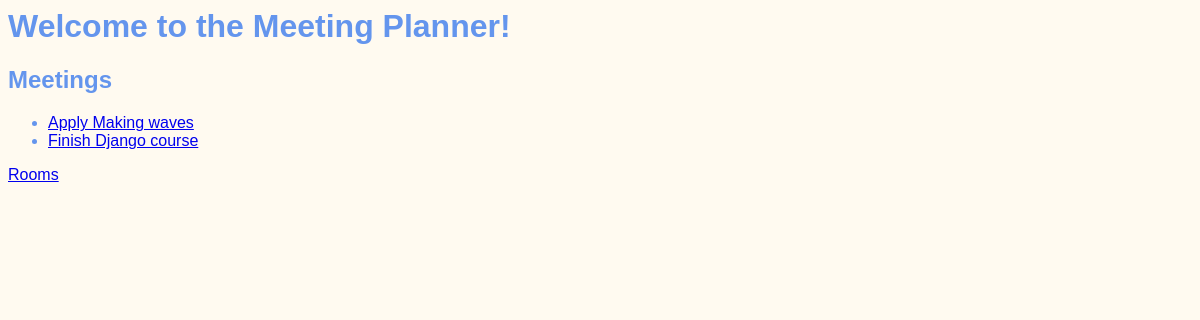
Before: / with the older database file.
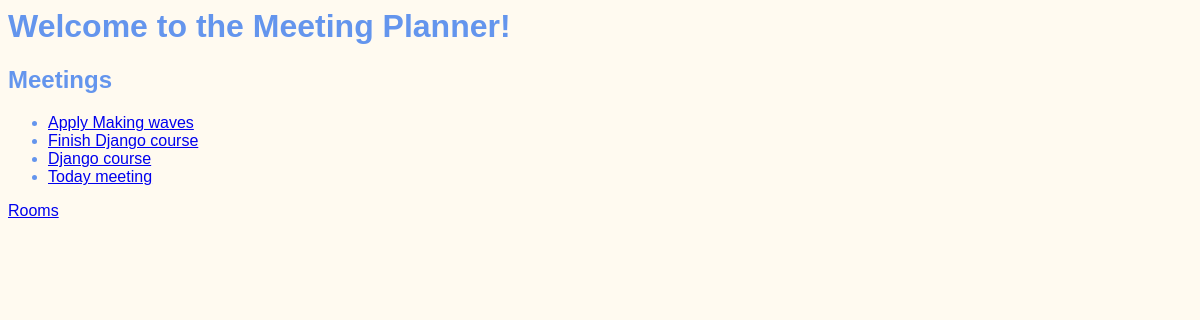
After: the same page with the newer database file.
### meetings/models.py (models this page shows, shortened)
class Meeting(models.Model):
	title = models.CharField(max_length=200)
	date = models.DateField()
	start_time = models.TimeField(default=time(9))
	duration = models.IntegerField(default=1)
	room = models.ForeignKey(Room, on_delete=models.CASCADE)

### website/views.py (the view)
# urls.py: path('', welcome, name="welcome"),
def welcome(request):
	return render(request, "website/welcome.html",
		{"meetings": Meeting.objects.all()})

### website/templates/website/welcome.html (shortened to what this page needs)
{% extends "base.html" %}
{% block content %}
<h1>Welcome to the Meeting Planner!</h1>
<h2>Meetings</h2>
<ul>
	{% for meeting in meetings %}
		<li>
			<a href = "{% url 'details' meeting.id %}">
				{{meeting.title}}
			</a>
		</li>
	{% endfor %}
</ul>
<a href="{% url 'rooms' %}" > Rooms </a>
{% endblock %}

### website/templates/base.html (shortened to what this page needs)
{% load static %}
<html lang="en">
<head>
	<link rel="stylesheet" href="{% static 'website/style.css' %}">
</head>
<body>
	{% block content %}
	{% endblock %}
</body>
</html>

### website/static/website/style.css (style rules this page uses)
body { font-family: sans-serif; color: cornflowerblue; background-color: floralwhite; }

Changed rows visible on the page:
added Meeting: title "Django course"
added Meeting: title "Today meeting"
